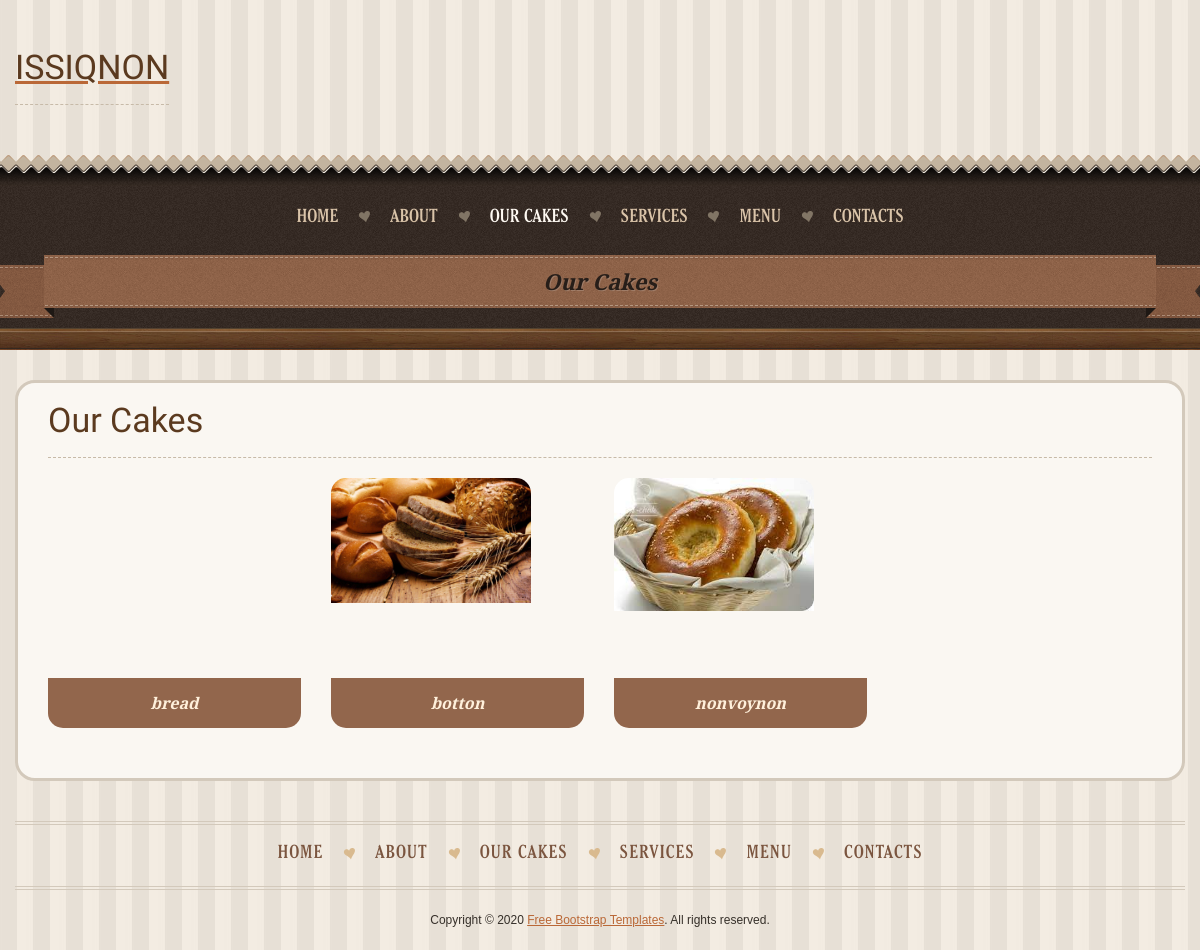
Page //non on the committed database.
### blog/models.py (models this page shows, shortened)
class Product(models.Model):
    category = models.ForeignKey(Category,related_name="products",on_delete=models.CASCADE,verbose_name='katalog')
    name = models.CharField(max_length=50)
    image = models.ImageField(upload_to='image')
    short_text = models.CharField(max_length=200)
    desc = models.TextField(blank=True)
    price = models.PositiveIntegerField(default=0)

### blog/views.py (the view)
# urls.py: path('/<str:cat_slug>',CategoryView.as_view(),name="cat_slug"),
class CategoryView(View):
    def get(self,request,cat_slug):
        try:
            category = Category.objects.get(slug=cat_slug)
        except:
            return render(request,'404.html')
        posts = category.products.all()
        categories = Category.objects.all()
        context = {'categories':categories,"posts":posts}
        return render(request,'products.html',context)

### templates/products.html (shortened to what this page needs)
{% load static %}
<!DOCTYPE html>
<html lang="en">
<head>
<link rel="stylesheet" href="{% static 'css/bootstrap.css' %}" type="text/css" media="screen">
<link rel="stylesheet" href="{% static 'css/bootstrap-responsive.css' %}" type="text/css" media="screen">
<link rel="stylesheet" href="{% static 'css/isotope.css' %}" type="text/css" media="screen">
<link rel="stylesheet" href="{% static 'css/touchTouch.css' %}" type="text/css" media="screen">
<link rel="stylesheet" href="{% static 'css/style.css' %}" type="text/css" media="screen">
</head>
<body class="subpage">
<div id="main">
<div class="top1">
<div class="container">
<div class="row">
<div class="span12">
<div class="top1_inner clearfix">
	<header><div class="logo_wrapper"><a href="index.html" class="logo"><h1>ISSIQNON</h1></a></div></header>
</div>
</div>
</div>
</div>
</div>
<div class="hl1"></div>
<div class="hl2">
<div class="hl2_inner">
<div class="container">
<div class="row">
<div class="span12">
<div class="hl1_inner2">
	<div class="navbar navbar_">
		<div class="navbar-inner navbar-inner_">
			<div class="nav-collapse nav-collapse_ collapse">
				<ul class="nav sf-menu clearfix">
					<li><a href="{% url 'blog:index' %}">home</a></li>
					<li class="sub-menu sub-menu-1"><a href="{% url 'blog:about' %}">about</a>
					</li>
					<li class="active"><a href="{% url 'blog:products' %}">our cakes</a></li>
					<li><a href="{% url 'blog:service' %}">services</a></li>
					<li><a href="{% url 'blog:menu' %}">MENU</a></li>
					<li><a href="{% url 'blog:contact' %}">contacts</a></li>
				</ul>
			</div>
		</div>
	</div>
	<div class="page_title"><div class="page_title_left"></div><div class="page_title_px">Our Cakes</div><div class="page_title_right"></div></div>
</div>
</div>
</div>
</div>
</div>
</div>
<div class="hl3"></div>
<div id="content">
<div class="container">
<div class="row">
<div class="span12">
<div class="box1">
	<h1>Our Cakes</h1>
    <ul class="thumbnails thumbnails-iisotope" id="isotope-items">
                                                                                        {% for p in posts %}
        <li class="isotope-element isotope-filter1">
			<div class="thumb-isotope">
				<div class="thumbnail clearfix">
					<a href="{{ p.image.url }}">
						<figure style="width: 200px; height: 200px;" >
							<img src="{{ p.image.url }}" alt=""><em></em>
						</figure>
						<div class="caption">
							{{ p.name }}
						</div>
					</a>
				</div>
			</div>
        </li>
                                                                                                {% endfor %}
    </ul>
</div>
</div>
</div>
</div>
</div>
<div class="container">
<div class="row">
<div class="span12">
<div class="bot1">
<div class="bot1_inner">
	<div class="menu_bot">
	    <ul id="menu_bot" class="clearfix">
	      <li><a href="{% url 'blog:index' %}">home</a></li>
	      <li><a href="{% url 'blog:about' %}">about</a></li>
	      <li><a href="{% url 'blog:products' %}">our cakes</a></li>
	      <li><a href="{% url 'blog:service' %}">services</a></li>
	      <li><a href="{% url 'blog:menu' %}">MENU</a></li>
	      <li><a href="{% url 'blog:contact' %}">contacts</a></li>
	    </ul>
	</div>
</div>
</div>
<footer>
	<div class="copyright">Copyright © 2020 <a href="https://gridgum.com/themes/category/free/">Free Bootstrap Templates</a>. All rights reserved.</div>
</footer>
</div>
</div>
</div>
</div>
</body>
</html>

### static/css/isotope.css (style rules this page uses)
.isotope-item { z-index: 2; }
.isotope, .isotope .isotope-item { -webkit-transition-duration: 0.8s; -moz-transition-duration: 0.8s; -ms-transition-duration: 0.8s; -o-transition-duration: 0.8s; transition-duration: 0.8s; }
.isotope { -webkit-transition-property: height, width; -moz-transition-property: height, width; -ms-transition-property: height, width; -o-transition-property: height, width; transition-property: height, width; }
.isotope .isotope-item { -webkit-transition-property: -webkit-transform, opacity; -moz-transition-property: -moz-transform, opacity; -ms-transition-property: -ms-transform, opacity; -o-transition-property: -o-transform, opacity; transition-property: transform, opacity; }
#isotope-items.thumbnails { margin-bottom: 0; }
#isotope-items.thumbnails > li { margin-bottom: 30px; }

### rows in the picture
Product: name "bread"
Product: image (picture), name "botton"
Product: image (picture), name "nonvoynon"
